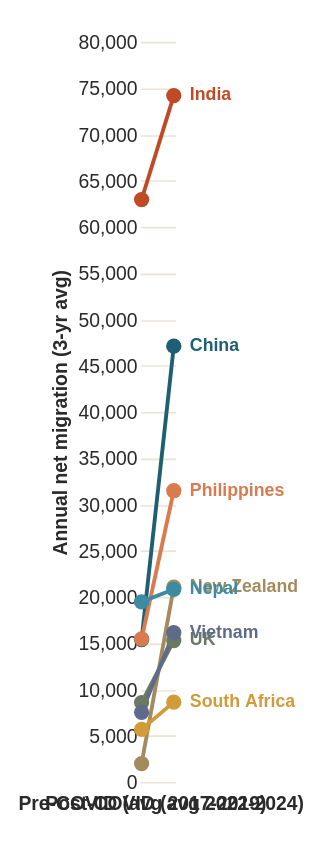

This figure's Vega-Lite source:
### Vega-Lite specification from a JSON file in a GitHub repository (floating-point values rounded to 4 significant figures)
{"$schema": "https://vega.github.io/schema/vega-lite/v5.json", "description": "Slope chart comparing pre-COVID and post-COVID three-year averages for the top 8 source countries.", "width": "container", "height": 460, "background": "transparent", "padding": {"left": 10, "right": 10, "top": 20, "bottom": 20}, "config": {"view": {"stroke": null}, "axis": {"labelFont": "Inter Tight, sans-serif", "titleFont": "Inter Tight, sans-serif", "labelFontSize": 12, "titleFontSize": 12, "labelColor": "#2a2a2a", "titleColor": "#2a2a2a", "grid": false, "domain": false, "ticks": false}, "font": "Inter Tight, sans-serif"}, "data": {"values": [{"country": "India", "period": "Pre-COVID (avg 2017-2019)", "value": 62953}, {"country": "India", "period": "Post-COVID (avg 2022-2024)", "value": 74190}, {"country": "China", "period": "Pre-COVID (avg 2017-2019)", "value": 15397}, {"country": "China", "period": "Post-COVID (avg 2022-2024)", "value": 47103}, {"country": "Philippines", "period": "Pre-COVID (avg 2017-2019)", "value": 15457}, {"country": "Philippines", "period": "Post-COVID (avg 2022-2024)", "value": 31480}, {"country": "New Zealand", "period": "Pre-COVID (avg 2017-2019)", "value": 1993}, {"country": "New Zealand", "period": "Post-COVID (avg 2022-2024)", "value": 21060}, {"country": "Nepal", "period": "Pre-COVID (avg 2017-2019)", "value": 19467}, {"country": "Nepal", "period": "Post-COVID (avg 2022-2024)", "value": 20830}, {"country": "UK", "period": "Pre-COVID (avg 2017-2019)", "value": 8577}, {"country": "UK", "period": "Post-COVID (avg 2022-2024)", "value": 15287}, {"country": "Vietnam", "period": "Pre-COVID (avg 2017-2019)", "value": 7533}, {"country": "Vietnam", "period": "Post-COVID (avg 2022-2024)", "value": 16133}, {"country": "South Africa", "period": "Pre-COVID (avg 2017-2019)", "value": 5683}, {"country": "South Africa", "period": "Post-COVID (avg 2022-2024)", "value": 8630}]}, "layer": [{"mark": {"type": "line", "strokeWidth": 2.4, "interpolate": "linear"}, "encoding": {"x": {"field": "period", "type": "nominal", "sort": ["Pre-COVID (avg 2017-2019)", "Post-COVID (avg 2022-2024)"], "scale": {"padding": 0.05}, "axis": {"title": null, "labelFontWeight": 600, "labelPadding": 8, "labelAngle": 0}}, "y": {"field": "value", "type": "quantitative", "axis": {"title": "Annual net migration (3-yr avg)", "format": ",.0f", "grid": true, "gridColor": "#ece3d4"}}, "color": {"field": "country", "type": "nominal", "scale": {"domain": ["India", "China", "Philippines", "New Zealand", "Nepal", "UK", "Vietnam", "South Africa"], "range": ["#c14a26", "#1e5f74", "#d97a4f", "#a48b5e", "#3d8aa3", "#6b7960", "#5e6b8a", "#d29b3a"]}, "legend": null}, "detail": {"field": "country"}, "tooltip": [{"field": "country", "type": "nominal", "title": "Country"}, {"field": "period", "type": "nominal", "title": "Period"}, {"field": "value", "type": "quantitative", "title": "Avg net migration", "format": ",.0f"}]}}, {"mark": {"type": "circle", "size": 90, "opacity": 1}, "encoding": {"x": {"field": "period", "type": "nominal", "sort": ["Pre-COVID (avg 2017-2019)", "Post-COVID (avg 2022-2024)"]}, "y": {"field": "value", "type": "quantitative"}, "color": {"field": "country", "type": "nominal", "legend": null}}}, {"transform": [{"filter": "datum.period === 'Post-COVID (avg 2022-2024)'"}], "mark": {"type": "text", "align": "left", "dx": 10, "fontSize": 11, "fontWeight": 600}, "encoding": {"x": {"field": "period", "type": "nominal", "sort": ["Pre-COVID (avg 2017-2019)", "Post-COVID (avg 2022-2024)"]}, "y": {"field": "value", "type": "quantitative"}, "text": {"field": "country"}, "color": {"field": "country", "type": "nominal", "legend": null}}}]}
